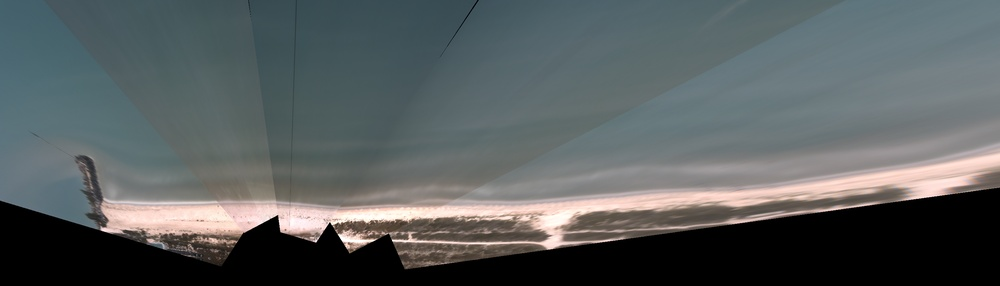
#> input picture Timestack/1396380600.Tue.Apr.01_19_30_00.GMT.2014.sisal.plan.jpg, 1000 x 286 px, shrunk from 2801 x 801 before the run
$ jupyter execute --allow-errors TimesTack_bars.ipynb
#> lines starting #> are read from the running program, lines starting #| are printed output that depends on the picture
[cell 1]
import cv2
import pandas as pd
import os
import pandas as pd
import numpy as np
import matplotlib.pyplot as plt
import scipy.io as sio
import datetime as dt

[cell 2]
dir_bars = '/Volumes/pao_inf/TFM/cosas_barras/lineas_entb/'

[cell 3]
o = 0
#> (the rest of this cell did not finish here and is left out)

#> (a cell that did not finish here is left out)

#> (a cell that did not finish here is left out)

#> (a cell that did not finish here is left out)

#> (a cell that did not finish here is left out)

#> (a cell that did not finish here is left out)

[cell 9]
img = cv2.imread('1396380600.Tue.Apr.01_19_30_00.GMT.2014.sisal.plan.jpg')
#> img is the input picture: shape (286, 1000, 3); mean B, G, R 95, 94.2, 88
img2 = img[:,:,::-1]
#> (the rest of this cell did not finish here and is left out)

[cell 10]
## Tenemos que usar la carpeta enteras buenas
## Vamos a intentar reproducir mi codigo de matlab, y despuès aplicarlo a los nuevos datos

[cell 11]
dt.datetime.fromtimestamp(1396380600)

[cell 12]
vec_fecha = []
blim_com_t = []
blim_fin_t = []

#> (the rest of this cell did not finish here and is left out)

#> (a cell that did not finish here is left out)

[cell 14]
long_t = pd.DataFrame() # tienen que ser matrices
cross_t = pd.DataFrame()
o = 0
#> (the rest of this cell did not finish here and is left out)

[cell 15]
vec_cross_media = []
o = 0
for column in cross_t: # matlab equivalent (:,i)
    o+=1
    mean_c = cross_t[column].mean(skipna=True)
    vec_cross_media.append(mean_c)

print('Numero de columnas', o)

[cell 16]
len(vec_cross_media)

#> (a cell that did not finish here is left out)

#> (a cell that did not finish here is left out)

[cell 19]
cross_desv = pd.DataFrame()
for row in range(len(cross_t)):
    df = pd.DataFrame(cross_t.iloc[row,:] - vec_cross_media)
    cross_desv = pd.concat([cross_desv, df], axis=1)

[cell 20]
plt.pcolor(cross_desv, cmap='jet')
plt.colorbar()
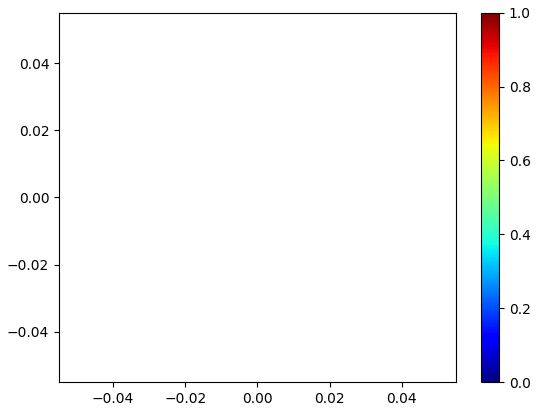
#> figure drawn by matplotlib, 2 panels
